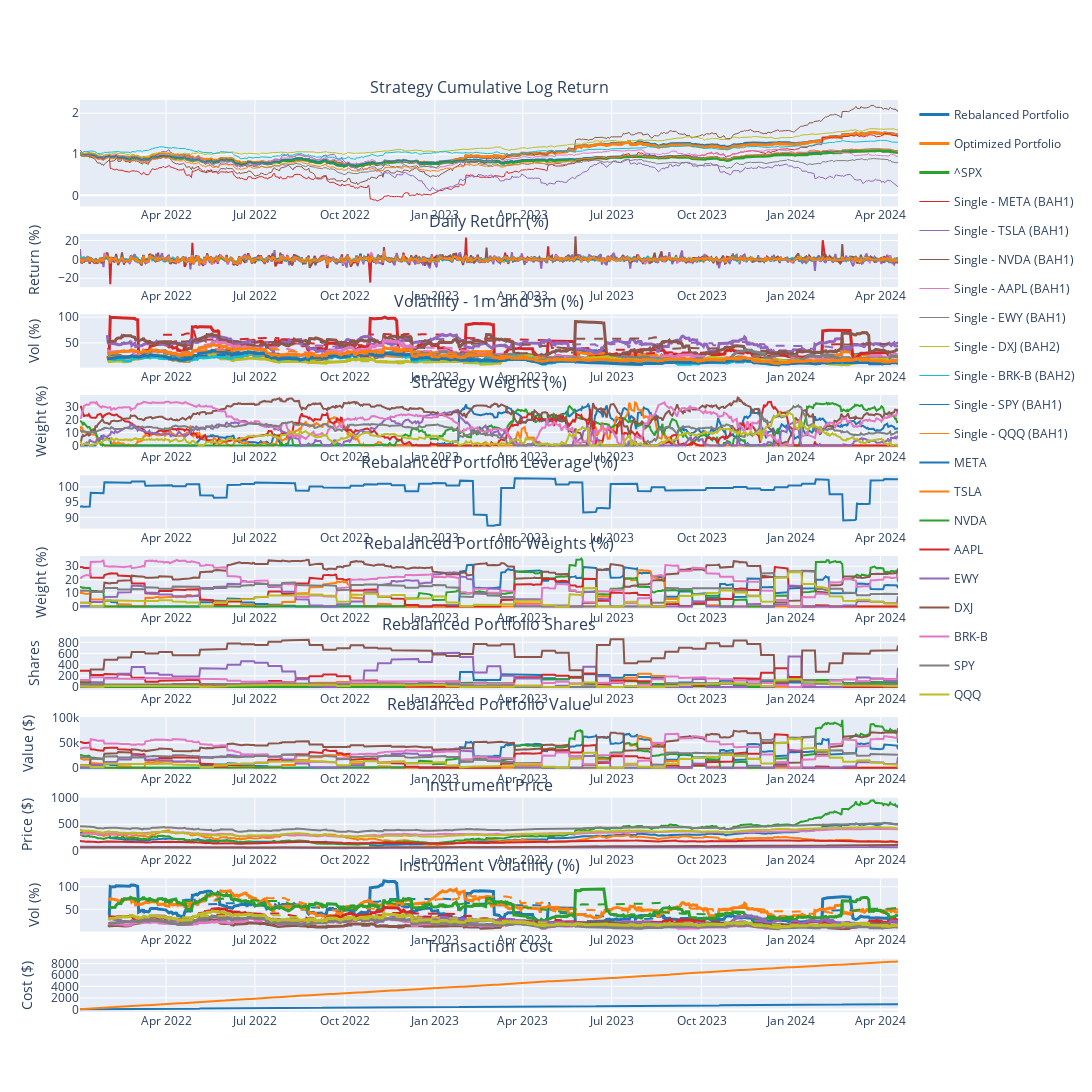

Source (notebook cell):
### Code cell
portfolio = PortfolioLinearOpt(
    capital=172244.5957343788,  
    name='ETF Buy and Hold Portfolio',
    lookback_period=60,
    opt_freq=1,
    rebalance_iter=RebalancerIter('0 0 * * Fri', 2),    
    tc_model=TransactionCostFutu(),    
    systems=[
        TradingSubSystemSingle(vol_target=vol_target, instruments=['META'],  strategy=[BuyAndHoldStrategy(confidence=1)], max_leverage=max_leverage),
        TradingSubSystemSingle(vol_target=vol_target, instruments=['TSLA'],  strategy=[BuyAndHoldStrategy(confidence=1)], max_leverage=max_leverage),
        TradingSubSystemSingle(vol_target=vol_target, instruments=['NVDA'],  strategy=[BuyAndHoldStrategy(confidence=1)], max_leverage=max_leverage),
        TradingSubSystemSingle(vol_target=vol_target, instruments=['AAPL'],  strategy=[BuyAndHoldStrategy(confidence=1)], max_leverage=max_leverage),
        TradingSubSystemSingle(vol_target=vol_target, instruments=['EWY'],   strategy=[BuyAndHoldStrategy(confidence=1)], max_leverage=max_leverage),
        TradingSubSystemSingle(vol_target=vol_target, instruments=['DXJ'],   strategy=[BuyAndHoldStrategy(confidence=2)], max_leverage=max_leverage),        
        #TradingSubSystemSingle(vol_target=vol_target, instruments=['VOE'],   strategy=[BuyAndHoldStrategy(confidence=1)], max_leverage=max_leverage),
        #TradingSubSystemSingle(vol_target=vol_target, instruments=['VBR'],   strategy=[BuyAndHoldStrategy(confidence=1)], max_leverage=max_leverage),
        TradingSubSystemSingle(vol_target=vol_target, instruments=['BRK-B'], strategy=[BuyAndHoldStrategy(confidence=2)], max_leverage=max_leverage),
        TradingSubSystemSingle(vol_target=vol_target, instruments=['SPY'],   strategy=[BuyAndHoldStrategy(confidence=1)], max_leverage=max_leverage),
        TradingSubSystemSingle(vol_target=vol_target, instruments=['QQQ'],   strategy=[BuyAndHoldStrategy(confidence=1)], max_leverage=max_leverage),        
])

portfolio.set_start_date(start_date)
portfolio.set_end_date(end_date)
portfolio.backtest_subsystems()
portfolio.optimize(gamma=10, hhi=0.2)
portfolio.backtest()
portfolio.rebalance()
portfolio.performance(show_all_rets=True)

### Figure 1 — Plotly figure (JSON) as saved in the notebook; plotly's stock layout.template omitted (floating-point values rounded to 4 significant figures; data arrays with more than 128 entries replaced by an {"elided": "..."} marker saying what was removed)
{"data": [{"legendgroup": "Rebalanced Portfolio", "line": {"width": 3}, "marker": {"color": "rgb(31, 119, 180)"}, "name": "Rebalanced Portfolio", "type": "scatter", "x": {"elided": "577 str values"}, "xaxis": "x", "y": {"elided": "577 float values"}, "yaxis": "y"}, {"legendgroup": "Rebalanced Portfolio", "marker": {"color": "rgb(31, 119, 180)"}, "name": "Rebalanced Portfolio", "showlegend": false, "type": "scatter", "x": {"elided": "577 str values"}, "xaxis": "x2", "y": {"elided": "577 float values"}, "yaxis": "y2"}, {"legendgroup": "Rebalanced Portfolio", "line": {"width": 3}, "marker": {"color": "rgb(31, 119, 180)"}, "name": "1m - Rebalanced Portfolio", "showlegend": false, "type": "scatter", "x": {"elided": "577 str values"}, "xaxis": "x3", "y": {"elided": "577 float values"}, "yaxis": "y3"}, {"legendgroup": "Rebalanced Portfolio", "line": {"dash": "dash"}, "marker": {"color": "rgb(31, 119, 180)"}, "name": "3m - Rebalanced Portfolio", "showlegend": false, "type": "scatter", "x": {"elided": "577 str values"}, "xaxis": "x3", "y": {"elided": "577 float values"}, "yaxis": "y3"}, {"legendgroup": "Rebalanced Portfolio", "marker": {"color": "rgb(31, 119, 180)"}, "name": "Rebalanced Portfolio", "showlegend": false, "type": "scatter", "x": {"elided": "577 str values"}, "xaxis": "x11", "y": {"elided": "577 float values"}, "yaxis": "y11"}, {"legendgroup": "Optimized Portfolio", "line": {"width": 3}, "marker": {"color": "rgb(255, 127, 14)"}, "name": "Optimized Portfolio", "type": "scatter", "x": {"elided": "577 str values"}, "xaxis": "x", "y": {"elided": "577 float values"}, "yaxis": "y"}, {"legendgroup": "Optimized Portfolio", "marker": {"color": "rgb(255, 127, 14)"}, "name": "Optimized Portfolio", "showlegend": false, "type": "scatter", "x": {"elided": "577 str values"}, "xaxis": "x2", "y": {"elided": "577 float values"}, "yaxis": "y2"}, {"legendgroup": "Optimized Portfolio", "line": {"width": 3}, "marker": {"color": "rgb(255, 127, 14)"}, "name": "1m - Optimized Portfolio", "showlegend": false, "type": "scatter", "x": {"elided": "577 str values"}, "xaxis": "x3", "y": {"elided": "577 float values"}, "yaxis": "y3"}, {"legendgroup": "Optimized Portfolio", "line": {"dash": "dash"}, "marker": {"color": "rgb(255, 127, 14)"}, "name": "3m - Optimized Portfolio", "showlegend": false, "type": "scatter", "x": {"elided": "577 str values"}, "xaxis": "x3", "y": {"elided": "577 float values"}, "yaxis": "y3"}, {"legendgroup": "Optimized Portfolio", "marker": {"color": "rgb(255, 127, 14)"}, "name": "Optimized Portfolio", "showlegend": false, "type": "scatter", "x": {"elided": "577 str values"}, "xaxis": "x11", "y": {"elided": "577 float values"}, "yaxis": "y11"}, {"legendgroup": "^SPX", "line": {"width": 3}, "marker": {"color": "rgb(44, 160, 44)"}, "name": "^SPX", "type": "scatter", "x": {"elided": "577 str values"}, "xaxis": "x", "y": {"elided": "577 float values"}, "yaxis": "y"}, {"legendgroup": "^SPX", "marker": {"color": "rgb(44, 160, 44)"}, "name": "^SPX", "showlegend": false, "type": "scatter", "x": {"elided": "577 str values"}, "xaxis": "x2", "y": {"elided": "577 float values"}, "yaxis": "y2"}, {"legendgroup": "^SPX", "line": {"width": 3}, "marker": {"color": "rgb(44, 160, 44)"}, "name": "1m - ^SPX", "showlegend": false, "type": "scatter", "x": {"elided": "577 str values"}, "xaxis": "x3", "y": {"elided": "577 float values"}, "yaxis": "y3"}, {"legendgroup": "^SPX", "line": {"dash": "dash"}, "marker": {"color": "rgb(44, 160, 44)"}, "name": "3m - ^SPX", "showlegend": false, "type": "scatter", "x": {"elided": "577 str values"}, "xaxis": "x3", "y": {"elided": "577 float values"}, "yaxis": "y3"}, {"legendgroup": "Single - META (BAH1)", "line": {"width": 1}, "marker": {"color": "rgb(214, 39, 40)"}, "name": "Single - META (BAH1)", "type": "scatter", "x": {"elided": "577 str values"}, "xaxis": "x", "y": {"elided": "577 float values"}, "yaxis": "y"}, {"legendgroup": "Single - META (BAH1)", "marker": {"color": "rgb(214, 39, 40)"}, "name": "Single - META (BAH1)", "showlegend": false, "type": "scatter", "x": {"elided": "577 str values"}, "xaxis": "x2", "y": {"elided": "577 float values"}, "yaxis": "y2"}, {"legendgroup": "Single - META (BAH1)", "line": {"width": 3}, "marker": {"color": "rgb(214, 39, 40)"}, "name": "1m - Single - META (BAH1)", "showlegend": false, "type": "scatter", "x": {"elided": "577 str values"}, "xaxis": "x3", "y": {"elided": "577 float values"}, "yaxis": "y3"}, {"legendgroup": "Single - META (BAH1)", "line": {"dash": "dash"}, "marker": {"color": "rgb(214, 39, 40)"}, "name": "3m - Single - META (BAH1)", "showlegend": false, "type": "scatter", "x": {"elided": "577 str values"}, "xaxis": "x3", "y": {"elided": "577 float values"}, "yaxis": "y3"}, {"legendgroup": "Single - TSLA (BAH1)", "line": {"width": 1}, "marker": {"color": "rgb(148, 103, 189)"}, "name": "Single - TSLA (BAH1)", "type": "scatter", "x": {"elided": "577 str values"}, "xaxis": "x", "y": {"elided": "577 float values"}, "yaxis": "y"}, {"legendgroup": "Single - TSLA (BAH1)", "marker": {"color": "rgb(148, 103, 189)"}, "name": "Single - TSLA (BAH1)", "showlegend": false, "type": "scatter", "x": {"elided": "577 str values"}, "xaxis": "x2", "y": {"elided": "577 float values"}, "yaxis": "y2"}, {"legendgroup": "Single - TSLA (BAH1)", "line": {"width": 3}, "marker": {"color": "rgb(148, 103, 189)"}, "name": "1m - Single - TSLA (BAH1)", "showlegend": false, "type": "scatter", "x": {"elided": "577 str values"}, "xaxis": "x3", "y": {"elided": "577 float values"}, "yaxis": "y3"}, {"legendgroup": "Single - TSLA (BAH1)", "line": {"dash": "dash"}, "marker": {"color": "rgb(148, 103, 189)"}, "name": "3m - Single - TSLA (BAH1)", "showlegend": false, "type": "scatter", "x": {"elided": "577 str values"}, "xaxis": "x3", "y": {"elided": "577 float values"}, "yaxis": "y3"}, {"legendgroup": "Single - NVDA (BAH1)", "line": {"width": 1}, "marker": {"color": "rgb(140, 86, 75)"}, "name": "Single - NVDA (BAH1)", "type": "scatter", "x": {"elided": "577 str values"}, "xaxis": "x", "y": {"elided": "577 float values"}, "yaxis": "y"}, {"legendgroup": "Single - NVDA (BAH1)", "marker": {"color": "rgb(140, 86, 75)"}, "name": "Single - NVDA (BAH1)", "showlegend": false, "type": "scatter", "x": {"elided": "577 str values"}, "xaxis": "x2", "y": {"elided": "577 float values"}, "yaxis": "y2"}, {"legendgroup": "Single - NVDA (BAH1)", "line": {"width": 3}, "marker": {"color": "rgb(140, 86, 75)"}, "name": "1m - Single - NVDA (BAH1)", "showlegend": false, "type": "scatter", "x": {"elided": "577 str values"}, "xaxis": "x3", "y": {"elided": "577 float values"}, "yaxis": "y3"}, {"legendgroup": "Single - NVDA (BAH1)", "line": {"dash": "dash"}, "marker": {"color": "rgb(140, 86, 75)"}, "name": "3m - Single - NVDA (BAH1)", "showlegend": false, "type": "scatter", "x": {"elided": "577 str values"}, "xaxis": "x3", "y": {"elided": "577 float values"}, "yaxis": "y3"}, {"legendgroup": "Single - AAPL (BAH1)", "line": {"width": 1}, "marker": {"color": "rgb(227, 119, 194)"}, "name": "Single - AAPL (BAH1)", "type": "scatter", "x": {"elided": "577 str values"}, "xaxis": "x", "y": {"elided": "577 float values"}, "yaxis": "y"}, {"legendgroup": "Single - AAPL (BAH1)", "marker": {"color": "rgb(227, 119, 194)"}, "name": "Single - AAPL (BAH1)", "showlegend": false, "type": "scatter", "x": {"elided": "577 str values"}, "xaxis": "x2", "y": {"elided": "577 float values"}, "yaxis": "y2"}, {"legendgroup": "Single - AAPL (BAH1)", "line": {"width": 3}, "marker": {"color": "rgb(227, 119, 194)"}, "name": "1m - Single - AAPL (BAH1)", "showlegend": false, "type": "scatter", "x": {"elided": "577 str values"}, "xaxis": "x3", "y": {"elided": "577 float values"}, "yaxis": "y3"}, {"legendgroup": "Single - AAPL (BAH1)", "line": {"dash": "dash"}, "marker": {"color": "rgb(227, 119, 194)"}, "name": "3m - Single - AAPL (BAH1)", "showlegend": false, "type": "scatter", "x": {"elided": "577 str values"}, "xaxis": "x3", "y": {"elided": "577 float values"}, "yaxis": "y3"}, {"legendgroup": "Single - EWY (BAH1)", "line": {"width": 1}, "marker": {"color": "rgb(127, 127, 127)"}, "name": "Single - EWY (BAH1)", "type": "scatter", "x": {"elided": "577 str values"}, "xaxis": "x", "y": {"elided": "577 float values"}, "yaxis": "y"}, {"legendgroup": "Single - EWY (BAH1)", "marker": {"color": "rgb(127, 127, 127)"}, "name": "Single - EWY (BAH1)", "showlegend": false, "type": "scatter", "x": {"elided": "577 str values"}, "xaxis": "x2", "y": {"elided": "577 float values"}, "yaxis": "y2"}, {"legendgroup": "Single - EWY (BAH1)", "line": {"width": 3}, "marker": {"color": "rgb(127, 127, 127)"}, "name": "1m - Single - EWY (BAH1)", "showlegend": false, "type": "scatter", "x": {"elided": "577 str values"}, "xaxis": "x3", "y": {"elided": "577 float values"}, "yaxis": "y3"}, {"legendgroup": "Single - EWY (BAH1)", "line": {"dash": "dash"}, "marker": {"color": "rgb(127, 127, 127)"}, "name": "3m - Single - EWY (BAH1)", "showlegend": false, "type": "scatter", "x": {"elided": "577 str values"}, "xaxis": "x3", "y": {"elided": "577 float values"}, "yaxis": "y3"}, {"legendgroup": "Single - DXJ (BAH2)", "line": {"width": 1}, "marker": {"color": "rgb(188, 189, 34)"}, "name": "Single - DXJ (BAH2)", "type": "scatter", "x": {"elided": "577 str values"}, "xaxis": "x", "y": {"elided": "577 float values"}, "yaxis": "y"}, {"legendgroup": "Single - DXJ (BAH2)", "marker": {"color": "rgb(188, 189, 34)"}, "name": "Single - DXJ (BAH2)", "showlegend": false, "type": "scatter", "x": {"elided": "577 str values"}, "xaxis": "x2", "y": {"elided": "577 float values"}, "yaxis": "y2"}, {"legendgroup": "Single - DXJ (BAH2)", "line": {"width": 3}, "marker": {"color": "rgb(188, 189, 34)"}, "name": "1m - Single - DXJ (BAH2)", "showlegend": false, "type": "scatter", "x": {"elided": "577 str values"}, "xaxis": "x3", "y": {"elided": "577 float values"}, "yaxis": "y3"}, {"legendgroup": "Single - DXJ (BAH2)", "line": {"dash": "dash"}, "marker": {"color": "rgb(188, 189, 34)"}, "name": "3m - Single - DXJ (BAH2)", "showlegend": false, "type": "scatter", "x": {"elided": "577 str values"}, "xaxis": "x3", "y": {"elided": "577 float values"}, "yaxis": "y3"}, {"legendgroup": "Single - BRK-B (BAH2)", "line": {"width": 1}, "marker": {"color": "rgb(23, 190, 207)"}, "name": "Single - BRK-B (BAH2)", "type": "scatter", "x": {"elided": "577 str values"}, "xaxis": "x", "y": {"elided": "577 float values"}, "yaxis": "y"}, {"legendgroup": "Single - BRK-B (BAH2)", "marker": {"color": "rgb(23, 190, 207)"}, "name": "Single - BRK-B (BAH2)", "showlegend": false, "type": "scatter", "x": {"elided": "577 str values"}, "xaxis": "x2", "y": {"elided": "577 float values"}, "yaxis": "y2"}, {"legendgroup": "Single - BRK-B (BAH2)", "line": {"width": 3}, "marker": {"color": "rgb(23, 190, 207)"}, "name": "1m - Single - BRK-B (BAH2)", "showlegend": false, "type": "scatter", "x": {"elided": "577 str values"}, "xaxis": "x3", "y": {"elided": "577 float values"}, "yaxis": "y3"}, {"legendgroup": "Single - BRK-B (BAH2)", "line": {"dash": "dash"}, "marker": {"color": "rgb(23, 190, 207)"}, "name": "3m - Single - BRK-B (BAH2)", "showlegend": false, "type": "scatter", "x": {"elided": "577 str values"}, "xaxis": "x3", "y": {"elided": "577 float values"}, "yaxis": "y3"}, {"legendgroup": "Single - SPY (BAH1)", "line": {"width": 1}, "marker": {"color": "rgb(31, 119, 180)"}, "name": "Single - SPY (BAH1)", "type": "scatter", "x": {"elided": "577 str values"}, "xaxis": "x", "y": {"elided": "577 float values"}, "yaxis": "y"}, {"legendgroup": "Single - SPY (BAH1)", "marker": {"color": "rgb(31, 119, 180)"}, "name": "Single - SPY (BAH1)", "showlegend": false, "type": "scatter", "x": {"elided": "577 str values"}, "xaxis": "x2", "y": {"elided": "577 float values"}, "yaxis": "y2"}, {"legendgroup": "Single - SPY (BAH1)", "line": {"width": 3}, "marker": {"color": "rgb(31, 119, 180)"}, "name": "1m - Single - SPY (BAH1)", "showlegend": false, "type": "scatter", "x": {"elided": "577 str values"}, "xaxis": "x3", "y": {"elided": "577 float values"}, "yaxis": "y3"}, {"legendgroup": "Single - SPY (BAH1)", "line": {"dash": "dash"}, "marker": {"color": "rgb(31, 119, 180)"}, "name": "3m - Single - SPY (BAH1)", "showlegend": false, "type": "scatter", "x": {"elided": "577 str values"}, "xaxis": "x3", "y": {"elided": "577 float values"}, "yaxis": "y3"}, {"legendgroup": "Single - QQQ (BAH1)", "line": {"width": 1}, "marker": {"color": "rgb(255, 127, 14)"}, "name": "Single - QQQ (BAH1)", "type": "scatter", "x": {"elided": "577 str values"}, "xaxis": "x", "y": {"elided": "577 float values"}, "yaxis": "y"}, {"legendgroup": "Single - QQQ (BAH1)", "marker": {"color": "rgb(255, 127, 14)"}, "name": "Single - QQQ (BAH1)", "showlegend": false, "type": "scatter", "x": {"elided": "577 str values"}, "xaxis": "x2", "y": {"elided": "577 float values"}, "yaxis": "y2"}, {"legendgroup": "Single - QQQ (BAH1)", "line": {"width": 3}, "marker": {"color": "rgb(255, 127, 14)"}, "name": "1m - Single - QQQ (BAH1)", "showlegend": false, "type": "scatter", "x": {"elided": "577 str values"}, "xaxis": "x3", "y": {"elided": "577 float values"}, "yaxis": "y3"}, {"legendgroup": "Single - QQQ (BAH1)", "line": {"dash": "dash"}, "marker": {"color": "rgb(255, 127, 14)"}, "name": "3m - Single - QQQ (BAH1)", "showlegend": false, "type": "scatter", "x": {"elided": "577 str values"}, "xaxis": "x3", "y": {"elided": "577 float values"}, "yaxis": "y3"}, {"legendgroup": "Single - META (BAH1)", "marker": {"color": "rgb(31, 119, 180)"}, "name": "Single - META (BAH1)", "showlegend": false, "type": "scatter", "x": {"elided": "577 str values"}, "xaxis": "x4", "y": {"elided": "577 float values"}, "yaxis": "y4"}, {"legendgroup": "Single - TSLA (BAH1)", "marker": {"color": "rgb(255, 127, 14)"}, "name": "Single - TSLA (BAH1)", "showlegend": false, "type": "scatter", "x": {"elided": "577 str values"}, "xaxis": "x4", "y": {"elided": "577 float values"}, "yaxis": "y4"}, {"legendgroup": "Single - NVDA (BAH1)", "marker": {"color": "rgb(44, 160, 44)"}, "name": "Single - NVDA (BAH1)", "showlegend": false, "type": "scatter", "x": {"elided": "577 str values"}, "xaxis": "x4", "y": {"elided": "577 float values"}, "yaxis": "y4"}, {"legendgroup": "Single - AAPL (BAH1)", "marker": {"color": "rgb(214, 39, 40)"}, "name": "Single - AAPL (BAH1)", "showlegend": false, "type": "scatter", "x": {"elided": "577 str values"}, "xaxis": "x4", "y": {"elided": "577 float values"}, "yaxis": "y4"}, {"legendgroup": "Single - EWY (BAH1)", "marker": {"color": "rgb(148, 103, 189)"}, "name": "Single - EWY (BAH1)", "showlegend": false, "type": "scatter", "x": {"elided": "577 str values"}, "xaxis": "x4", "y": {"elided": "577 float values"}, "yaxis": "y4"}, {"legendgroup": "Single - DXJ (BAH2)", "marker": {"color": "rgb(140, 86, 75)"}, "name": "Single - DXJ (BAH2)", "showlegend": false, "type": "scatter", "x": {"elided": "577 str values"}, "xaxis": "x4", "y": {"elided": "577 float values"}, "yaxis": "y4"}, {"legendgroup": "Single - BRK-B (BAH2)", "marker": {"color": "rgb(227, 119, 194)"}, "name": "Single - BRK-B (BAH2)", "showlegend": false, "type": "scatter", "x": {"elided": "577 str values"}, "xaxis": "x4", "y": {"elided": "577 float values"}, "yaxis": "y4"}, {"legendgroup": "Single - SPY (BAH1)", "marker": {"color": "rgb(127, 127, 127)"}, "name": "Single - SPY (BAH1)", "showlegend": false, "type": "scatter", "x": {"elided": "577 str values"}, "xaxis": "x4", "y": {"elided": "577 float values"}, "yaxis": "y4"}, {"legendgroup": "Single - QQQ (BAH1)", "marker": {"color": "rgb(188, 189, 34)"}, "name": "Single - QQQ (BAH1)", "showlegend": false, "type": "scatter", "x": {"elided": "577 str values"}, "xaxis": "x4", "y": {"elided": "577 float values"}, "yaxis": "y4"}, {"marker": {"color": "rgb(31, 119, 180)"}, "showlegend": false, "type": "scatter", "x": {"elided": "577 str values"}, "xaxis": "x5", "y": {"elided": "577 float values"}, "yaxis": "y5"}, {"legendgroup": "META", "marker": {"color": "rgb(31, 119, 180)"}, "name": "META", "showlegend": true, "type": "scatter", "x": {"elided": "577 str values"}, "xaxis": "x6", "y": {"elided": "577 float values"}, "yaxis": "y6"}, {"legendgroup": "META", "marker": {"color": "rgb(31, 119, 180)"}, "name": "META", "showlegend": false, "type": "scatter", "x": {"elided": "577 str values"}, "xaxis": "x7", "y": {"elided": "577 int values"}, "yaxis": "y7"}, {"legendgroup": "META", "marker": {"color": "rgb(31, 119, 180)"}, "name": "META", "showlegend": false, "type": "scatter", "x": {"elided": "577 str values"}, "xaxis": "x8", "y": {"elided": "577 float values"}, "yaxis": "y8"}, {"legendgroup": "META", "marker": {"color": "rgb(31, 119, 180)"}, "name": "META", "showlegend": false, "type": "scatter", "x": {"elided": "577 str values"}, "xaxis": "x9", "y": {"elided": "577 float values"}, "yaxis": "y9"}, {"legendgroup": "META", "line": {"width": 3}, "marker": {"color": "rgb(31, 119, 180)"}, "name": "1m - META", "showlegend": false, "type": "scatter", "x": {"elided": "577 str values"}, "xaxis": "x10", "y": {"elided": "577 float values"}, "yaxis": "y10"}, {"legendgroup": "META", "line": {"dash": "dash"}, "marker": {"color": "rgb(31, 119, 180)"}, "name": "3m - META", "showlegend": false, "type": "scatter", "x": {"elided": "577 str values"}, "xaxis": "x10", "y": {"elided": "577 float values"}, "yaxis": "y10"}, {"legendgroup": "TSLA", "marker": {"color": "rgb(255, 127, 14)"}, "name": "TSLA", "showlegend": true, "type": "scatter", "x": {"elided": "577 str values"}, "xaxis": "x6", "y": {"elided": "577 float values"}, "yaxis": "y6"}, {"legendgroup": "TSLA", "marker": {"color": "rgb(255, 127, 14)"}, "name": "TSLA", "showlegend": false, "type": "scatter", "x": {"elided": "577 str values"}, "xaxis": "x7", "y": {"elided": "577 int values"}, "yaxis": "y7"}, {"legendgroup": "TSLA", "marker": {"color": "rgb(255, 127, 14)"}, "name": "TSLA", "showlegend": false, "type": "scatter", "x": {"elided": "577 str values"}, "xaxis": "x8", "y": {"elided": "577 float values"}, "yaxis": "y8"}, {"legendgroup": "TSLA", "marker": {"color": "rgb(255, 127, 14)"}, "name": "TSLA", "showlegend": false, "type": "scatter", "x": {"elided": "577 str values"}, "xaxis": "x9", "y": {"elided": "577 float values"}, "yaxis": "y9"}, {"legendgroup": "TSLA", "line": {"width": 3}, "marker": {"color": "rgb(255, 127, 14)"}, "name": "1m - TSLA", "showlegend": false, "type": "scatter", "x": {"elided": "577 str values"}, "xaxis": "x10", "y": {"elided": "577 float values"}, "yaxis": "y10"}, {"legendgroup": "TSLA", "line": {"dash": "dash"}, "marker": {"color": "rgb(255, 127, 14)"}, "name": "3m - TSLA", "showlegend": false, "type": "scatter", "x": {"elided": "577 str values"}, "xaxis": "x10", "y": {"elided": "577 float values"}, "yaxis": "y10"}, {"legendgroup": "NVDA", "marker": {"color": "rgb(44, 160, 44)"}, "name": "NVDA", "showlegend": true, "type": "scatter", "x": {"elided": "577 str values"}, "xaxis": "x6", "y": {"elided": "577 float values"}, "yaxis": "y6"}, {"legendgroup": "NVDA", "marker": {"color": "rgb(44, 160, 44)"}, "name": "NVDA", "showlegend": false, "type": "scatter", "x": {"elided": "577 str values"}, "xaxis": "x7", "y": {"elided": "577 int values"}, "yaxis": "y7"}, {"legendgroup": "NVDA", "marker": {"color": "rgb(44, 160, 44)"}, "name": "NVDA", "showlegend": false, "type": "scatter", "x": {"elided": "577 str values"}, "xaxis": "x8", "y": {"elided": "577 float values"}, "yaxis": "y8"}, {"legendgroup": "NVDA", "marker": {"color": "rgb(44, 160, 44)"}, "name": "NVDA", "showlegend": false, "type": "scatter", "x": {"elided": "577 str values"}, "xaxis": "x9", "y": {"elided": "577 float values"}, "yaxis": "y9"}, {"legendgroup": "NVDA", "line": {"width": 3}, "marker": {"color": "rgb(44, 160, 44)"}, "name": "1m - NVDA", "showlegend": false, "type": "scatter", "x": {"elided": "577 str values"}, "xaxis": "x10", "y": {"elided": "577 float values"}, "yaxis": "y10"}, {"legendgroup": "NVDA", "line": {"dash": "dash"}, "marker": {"color": "rgb(44, 160, 44)"}, "name": "3m - NVDA", "showlegend": false, "type": "scatter", "x": {"elided": "577 str values"}, "xaxis": "x10", "y": {"elided": "577 float values"}, "yaxis": "y10"}, {"legendgroup": "AAPL", "marker": {"color": "rgb(214, 39, 40)"}, "name": "AAPL", "showlegend": true, "type": "scatter", "x": {"elided": "577 str values"}, "xaxis": "x6", "y": {"elided": "577 float values"}, "yaxis": "y6"}, {"legendgroup": "AAPL", "marker": {"color": "rgb(214, 39, 40)"}, "name": "AAPL", "showlegend": false, "type": "scatter", "x": {"elided": "577 str values"}, "xaxis": "x7", "y": {"elided": "577 int values"}, "yaxis": "y7"}, {"legendgroup": "AAPL", "marker": {"color": "rgb(214, 39, 40)"}, "name": "AAPL", "showlegend": false, "type": "scatter", "x": {"elided": "577 str values"}, "xaxis": "x8", "y": {"elided": "577 float values"}, "yaxis": "y8"}, {"legendgroup": "AAPL", "marker": {"color": "rgb(214, 39, 40)"}, "name": "AAPL", "showlegend": false, "type": "scatter", "x": {"elided": "577 str values"}, "xaxis": "x9", "y": {"elided": "577 float values"}, "yaxis": "y9"}, {"legendgroup": "AAPL", "line": {"width": 3}, "marker": {"color": "rgb(214, 39, 40)"}, "name": "1m - AAPL", "showlegend": false, "type": "scatter", "x": {"elided": "577 str values"}, "xaxis": "x10", "y": {"elided": "577 float values"}, "yaxis": "y10"}, {"legendgroup": "AAPL", "line": {"dash": "dash"}, "marker": {"color": "rgb(214, 39, 40)"}, "name": "3m - AAPL", "showlegend": false, "type": "scatter", "x": {"elided": "577 str values"}, "xaxis": "x10", "y": {"elided": "577 float values"}, "yaxis": "y10"}, {"legendgroup": "EWY", "marker": {"color": "rgb(148, 103, 189)"}, "name": "EWY", "showlegend": true, "type": "scatter", "x": {"elided": "577 str values"}, "xaxis": "x6", "y": {"elided": "577 float values"}, "yaxis": "y6"}, {"legendgroup": "EWY", "marker": {"color": "rgb(148, 103, 189)"}, "name": "EWY", "showlegend": false, "type": "scatter", "x": {"elided": "577 str values"}, "xaxis": "x7", "y": {"elided": "577 int values"}, "yaxis": "y7"}, {"legendgroup": "EWY", "marker": {"color": "rgb(148, 103, 189)"}, "name": "EWY", "showlegend": false, "type": "scatter", "x": {"elided": "577 str values"}, "xaxis": "x8", "y": {"elided": "577 float values"}, "yaxis": "y8"}, {"legendgroup": "EWY", "marker": {"color": "rgb(148, 103, 189)"}, "name": "EWY", "showlegend": false, "type": "scatter", "x": {"elided": "577 str values"}, "xaxis": "x9", "y": {"elided": "577 float values"}, "yaxis": "y9"}, {"legendgroup": "EWY", "line": {"width": 3}, "marker": {"color": "rgb(148, 103, 189)"}, "name": "1m - EWY", "showlegend": false, "type": "scatter", "x": {"elided": "577 str values"}, "xaxis": "x10", "y": {"elided": "577 float values"}, "yaxis": "y10"}, {"legendgroup": "EWY", "line": {"dash": "dash"}, "marker": {"color": "rgb(148, 103, 189)"}, "name": "3m - EWY", "showlegend": false, "type": "scatter", "x": {"elided": "577 str values"}, "xaxis": "x10", "y": {"elided": "577 float values"}, "yaxis": "y10"}, {"legendgroup": "DXJ", "marker": {"color": "rgb(140, 86, 75)"}, "name": "DXJ", "showlegend": true, "type": "scatter", "x": {"elided": "577 str values"}, "xaxis": "x6", "y": {"elided": "577 float values"}, "yaxis": "y6"}, {"legendgroup": "DXJ", "marker": {"color": "rgb(140, 86, 75)"}, "name": "DXJ", "showlegend": false, "type": "scatter", "x": {"elided": "577 str values"}, "xaxis": "x7", "y": {"elided": "577 int values"}, "yaxis": "y7"}, {"legendgroup": "DXJ", "marker": {"color": "rgb(140, 86, 75)"}, "name": "DXJ", "showlegend": false, "type": "scatter", "x": {"elided": "577 str values"}, "xaxis": "x8", "y": {"elided": "577 float values"}, "yaxis": "y8"}, {"legendgroup": "DXJ", "marker": {"color": "rgb(140, 86, 75)"}, "name": "DXJ", "showlegend": false, "type": "scatter", "x": {"elided": "577 str values"}, "xaxis": "x9", "y": {"elided": "577 float values"}, "yaxis": "y9"}, {"legendgroup": "DXJ", "line": {"width": 3}, "marker": {"color": "rgb(140, 86, 75)"}, "name": "1m - DXJ", "showlegend": false, "type": "scatter", "x": {"elided": "577 str values"}, "xaxis": "x10", "y": {"elided": "577 float values"}, "yaxis": "y10"}, {"legendgroup": "DXJ", "line": {"dash": "dash"}, "marker": {"color": "rgb(140, 86, 75)"}, "name": "3m - DXJ", "showlegend": false, "type": "scatter", "x": {"elided": "577 str values"}, "xaxis": "x10", "y": {"elided": "577 float values"}, "yaxis": "y10"}, {"legendgroup": "BRK-B", "marker": {"color": "rgb(227, 119, 194)"}, "name": "BRK-B", "showlegend": true, "type": "scatter", "x": {"elided": "577 str values"}, "xaxis": "x6", "y": {"elided": "577 float values"}, "yaxis": "y6"}, {"legendgroup": "BRK-B", "marker": {"color": "rgb(227, 119, 194)"}, "name": "BRK-B", "showlegend": false, "type": "scatter", "x": {"elided": "577 str values"}, "xaxis": "x7", "y": {"elided": "577 int values"}, "yaxis": "y7"}, {"legendgroup": "BRK-B", "marker": {"color": "rgb(227, 119, 194)"}, "name": "BRK-B", "showlegend": false, "type": "scatter", "x": {"elided": "577 str values"}, "xaxis": "x8", "y": {"elided": "577 float values"}, "yaxis": "y8"}, {"legendgroup": "BRK-B", "marker": {"color": "rgb(227, 119, 194)"}, "name": "BRK-B", "showlegend": false, "type": "scatter", "x": {"elided": "577 str values"}, "xaxis": "x9", "y": {"elided": "577 float values"}, "yaxis": "y9"}, {"legendgroup": "BRK-B", "line": {"width": 3}, "marker": {"color": "rgb(227, 119, 194)"}, "name": "1m - BRK-B", "showlegend": false, "type": "scatter", "x": {"elided": "577 str values"}, "xaxis": "x10", "y": {"elided": "577 float values"}, "yaxis": "y10"}, {"legendgroup": "BRK-B", "line": {"dash": "dash"}, "marker": {"color": "rgb(227, 119, 194)"}, "name": "3m - BRK-B", "showlegend": false, "type": "scatter", "x": {"elided": "577 str values"}, "xaxis": "x10", "y": {"elided": "577 float values"}, "yaxis": "y10"}, {"legendgroup": "SPY", "marker": {"color": "rgb(127, 127, 127)"}, "name": "SPY", "showlegend": true, "type": "scatter", "x": {"elided": "577 str values"}, "xaxis": "x6", "y": {"elided": "577 float values"}, "yaxis": "y6"}, {"legendgroup": "SPY", "marker": {"color": "rgb(127, 127, 127)"}, "name": "SPY", "showlegend": false, "type": "scatter", "x": {"elided": "577 str values"}, "xaxis": "x7", "y": {"elided": "577 int values"}, "yaxis": "y7"}, {"legendgroup": "SPY", "marker": {"color": "rgb(127, 127, 127)"}, "name": "SPY", "showlegend": false, "type": "scatter", "x": {"elided": "577 str values"}, "xaxis": "x8", "y": {"elided": "577 float values"}, "yaxis": "y8"}, {"legendgroup": "SPY", "marker": {"color": "rgb(127, 127, 127)"}, "name": "SPY", "showlegend": false, "type": "scatter", "x": {"elided": "577 str values"}, "xaxis": "x9", "y": {"elided": "577 float values"}, "yaxis": "y9"}, {"legendgroup": "SPY", "line": {"width": 3}, "marker": {"color": "rgb(127, 127, 127)"}, "name": "1m - SPY", "showlegend": false, "type": "scatter", "x": {"elided": "577 str values"}, "xaxis": "x10", "y": {"elided": "577 float values"}, "yaxis": "y10"}, {"legendgroup": "SPY", "line": {"dash": "dash"}, "marker": {"color": "rgb(127, 127, 127)"}, "name": "3m - SPY", "showlegend": false, "type": "scatter", "x": {"elided": "577 str values"}, "xaxis": "x10", "y": {"elided": "577 float values"}, "yaxis": "y10"}, {"legendgroup": "QQQ", "marker": {"color": "rgb(188, 189, 34)"}, "name": "QQQ", "showlegend": true, "type": "scatter", "x": {"elided": "577 str values"}, "xaxis": "x6", "y": {"elided": "577 float values"}, "yaxis": "y6"}, {"legendgroup": "QQQ", "marker": {"color": "rgb(188, 189, 34)"}, "name": "QQQ", "showlegend": false, "type": "scatter", "x": {"elided": "577 str values"}, "xaxis": "x7", "y": {"elided": "577 int values"}, "yaxis": "y7"}, {"legendgroup": "QQQ", "marker": {"color": "rgb(188, 189, 34)"}, "name": "QQQ", "showlegend": false, "type": "scatter", "x": {"elided": "577 str values"}, "xaxis": "x8", "y": {"elided": "577 float values"}, "yaxis": "y8"}, {"legendgroup": "QQQ", "marker": {"color": "rgb(188, 189, 34)"}, "name": "QQQ", "showlegend": false, "type": "scatter", "x": {"elided": "577 str values"}, "xaxis": "x9", "y": {"elided": "577 float values"}, "yaxis": "y9"}, {"legendgroup": "QQQ", "line": {"width": 3}, "marker": {"color": "rgb(188, 189, 34)"}, "name": "1m - QQQ", "showlegend": false, "type": "scatter", "x": {"elided": "577 str values"}, "xaxis": "x10", "y": {"elided": "577 float values"}, "yaxis": "y10"}, {"legendgroup": "QQQ", "line": {"dash": "dash"}, "marker": {"color": "rgb(188, 189, 34)"}, "name": "3m - QQQ", "showlegend": false, "type": "scatter", "x": {"elided": "577 str values"}, "xaxis": "x10", "y": {"elided": "577 float values"}, "yaxis": "y10"}], "layout": {"annotations": [{"font": {"size": 16}, "showarrow": false, "text": "Strategy Cumulative Log Return", "x": 0.5, "xanchor": "center", "xref": "paper", "y": 1, "yanchor": "bottom", "yref": "paper"}, {"font": {"size": 16}, "showarrow": false, "text": "Daily Return (%)", "x": 0.5, "xanchor": "center", "xref": "paper", "y": 0.8533, "yanchor": "bottom", "yref": "paper"}, {"font": {"size": 16}, "showarrow": false, "text": "Volatility - 1m and 3m (%)", "x": 0.5, "xanchor": "center", "xref": "paper", "y": 0.765, "yanchor": "bottom", "yref": "paper"}, {"font": {"size": 16}, "showarrow": false, "text": "Strategy Weights (%)", "x": 0.5, "xanchor": "center", "xref": "paper", "y": 0.6767, "yanchor": "bottom", "yref": "paper"}, {"font": {"size": 16}, "showarrow": false, "text": "Rebalanced Portfolio Leverage (%)", "x": 0.5, "xanchor": "center", "xref": "paper", "y": 0.5883, "yanchor": "bottom", "yref": "paper"}, {"font": {"size": 16}, "showarrow": false, "text": "Rebalanced Portfolio Weights (%)", "x": 0.5, "xanchor": "center", "xref": "paper", "y": 0.5, "yanchor": "bottom", "yref": "paper"}, {"font": {"size": 16}, "showarrow": false, "text": "Rebalanced Portfolio Shares", "x": 0.5, "xanchor": "center", "xref": "paper", "y": 0.4117, "yanchor": "bottom", "yref": "paper"}, {"font": {"size": 16}, "showarrow": false, "text": "Rebalanced Portfolio Value", "x": 0.5, "xanchor": "center", "xref": "paper", "y": 0.3233, "yanchor": "bottom", "yref": "paper"}, {"font": {"size": 16}, "showarrow": false, "text": "Instrument Price", "x": 0.5, "xanchor": "center", "xref": "paper", "y": 0.235, "yanchor": "bottom", "yref": "paper"}, {"font": {"size": 16}, "showarrow": false, "text": "Instrument Volatility (%)", "x": 0.5, "xanchor": "center", "xref": "paper", "y": 0.1467, "yanchor": "bottom", "yref": "paper"}, {"font": {"size": 16}, "showarrow": false, "text": "Transaction Cost", "x": 0.5, "xanchor": "center", "xref": "paper", "y": 0.05833, "yanchor": "bottom", "yref": "paper"}], "height": 3700, "hovermode": "x", "width": 1500, "xaxis": {"anchor": "y", "domain": [0, 1], "matches": "x11", "showticklabels": true}, "xaxis10": {"anchor": "y10", "domain": [0, 1], "matches": "x11", "showticklabels": true}, "xaxis11": {"anchor": "y11", "domain": [0, 1], "showticklabels": true}, "xaxis2": {"anchor": "y2", "domain": [0, 1], "matches": "x11", "showticklabels": true}, "xaxis3": {"anchor": "y3", "domain": [0, 1], "matches": "x11", "showticklabels": true}, "xaxis4": {"anchor": "y4", "domain": [0, 1], "matches": "x11", "showticklabels": true}, "xaxis5": {"anchor": "y5", "domain": [0, 1], "matches": "x11", "showticklabels": true}, "xaxis6": {"anchor": "y6", "domain": [0, 1], "matches": "x11", "showticklabels": true}, "xaxis7": {"anchor": "y7", "domain": [0, 1], "matches": "x11", "showticklabels": true}, "xaxis8": {"anchor": "y8", "domain": [0, 1], "matches": "x11", "showticklabels": true}, "xaxis9": {"anchor": "y9", "domain": [0, 1], "matches": "x11", "showticklabels": true}, "yaxis": {"anchor": "x", "domain": [0.8833, 1]}, "yaxis10": {"anchor": "x10", "domain": [0.08833, 0.1467], "title": {"text": "Vol (%)"}}, "yaxis11": {"anchor": "x11", "domain": [0, 0.05833], "title": {"text": "Cost ($)"}}, "yaxis2": {"anchor": "x2", "domain": [0.795, 0.8533], "title": {"text": "Return (%)"}}, "yaxis3": {"anchor": "x3", "domain": [0.7067, 0.765], "title": {"text": "Vol (%)"}}, "yaxis4": {"anchor": "x4", "domain": [0.6183, 0.6767], "title": {"text": "Weight (%)"}}, "yaxis5": {"anchor": "x5", "domain": [0.53, 0.5883]}, "yaxis6": {"anchor": "x6", "domain": [0.4417, 0.5], "title": {"text": "Weight (%)"}}, "yaxis7": {"anchor": "x7", "domain": [0.3533, 0.4117], "title": {"text": "Shares"}}, "yaxis8": {"anchor": "x8", "domain": [0.265, 0.3233], "title": {"text": "Value ($)"}}, "yaxis9": {"anchor": "x9", "domain": [0.1767, 0.235], "title": {"text": "Price ($)"}}}}
